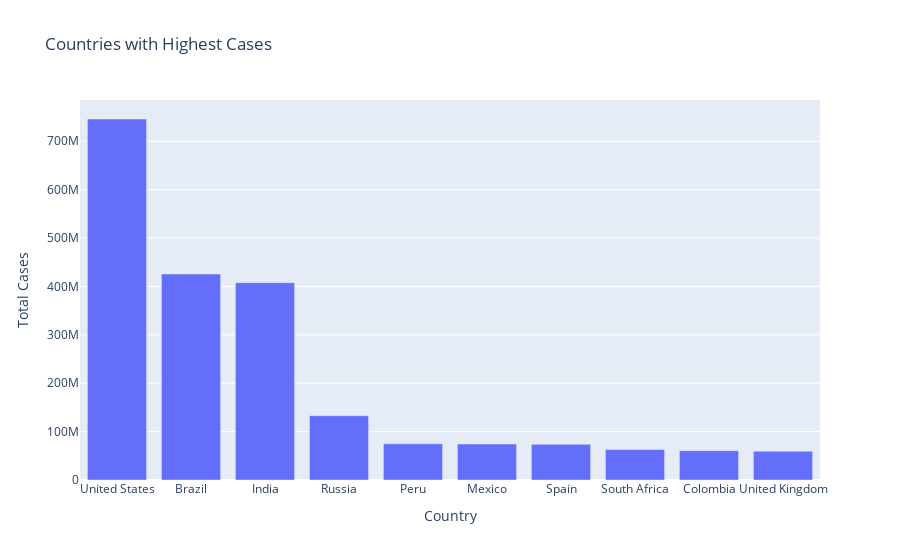

The cell this chart's notebook holds for it:
### Code cell
figure = px.bar(data, y='Total Cases', x='Country',
            title="Countries with Highest Cases")
figure.show()

### Figure 1 — Plotly figure (JSON) as saved in the notebook; plotly's stock layout.template omitted (floating-point values rounded to 4 significant figures)
{"data": [{"alignmentgroup": "True", "hovertemplate": "Country=%{x}<br>Total Cases=%{y}<extra></extra>", "legendgroup": "", "marker": {"color": "#636efa", "pattern": {"shape": ""}}, "name": "", "offsetgroup": "", "orientation": "v", "showlegend": false, "textposition": "auto", "x": ["United States", "Brazil", "India", "Russia", "Peru", "Mexico", "Spain", "South Africa", "Colombia", "United Kingdom"], "xaxis": "x", "y": [746014098, 425704517, 407771615, 132888951, 74882695, 74347548, 73717676, 63027659, 60543682, 59475032], "yaxis": "y", "type": "bar"}], "layout": {"xaxis": {"anchor": "y", "domain": [0, 1], "title": {"text": "Country"}, "type": "category", "range": [-0.5, 9.5], "autorange": true}, "yaxis": {"anchor": "x", "domain": [0, 1], "title": {"text": "Total Cases"}, "type": "linear", "range": [0, 785300000.0], "autorange": true}, "legend": {"tracegroupgap": 0}, "title": {"text": "Countries with Highest Cases"}, "barmode": "relative", "autosize": true}}
